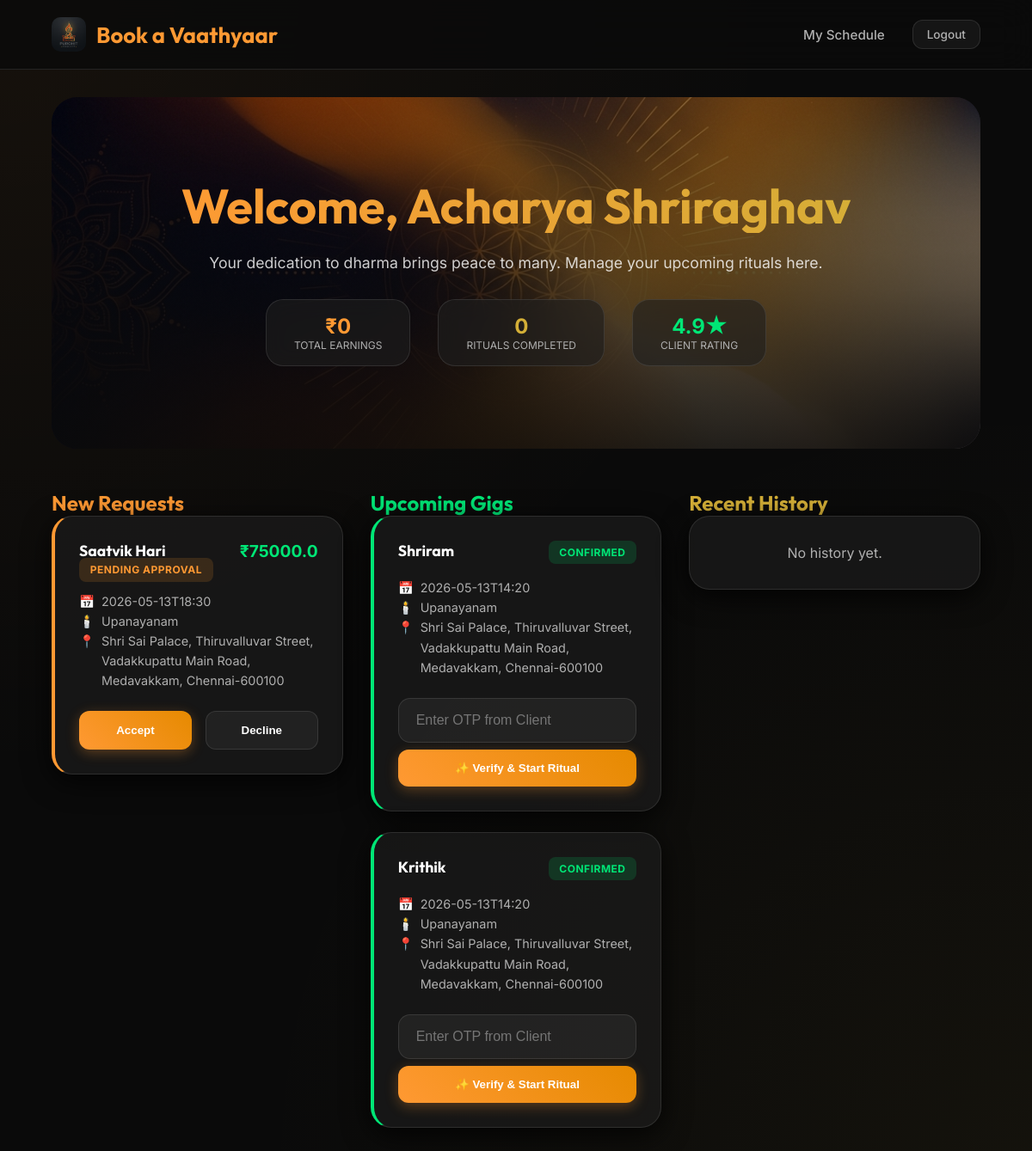
/priest_dashboard (signed in), run on the app's committed database.
### models.py (models this page shows)
class User(UserMixin, db.Model):
    id = db.Column(db.Integer, primary_key=True)
    role = db.Column(db.String(20), nullable=False) # 'normal' or 'priest'
    name = db.Column(db.String(100), nullable=False)
    email = db.Column(db.String(100), unique=True, nullable=False)
    password_hash = db.Column(db.String(255), nullable=False)
    gotra = db.Column(db.String(50))
    sutra = db.Column(db.String(50))
    veda = db.Column(db.String(50))
    gender = db.Column(db.String(20))
    latitude = db.Column(db.Float)
    longitude = db.Column(db.Float)
    functions_rituals = db.Column(db.Text) # comma separated list string for simplicity

class Booking(db.Model):
    id = db.Column(db.Integer, primary_key=True)
    normal_user_id = db.Column(db.Integer, db.ForeignKey('user.id'), nullable=False)
    priest_id = db.Column(db.Integer, db.ForeignKey('user.id'), nullable=False)
    date = db.Column(db.String(20), nullable=False) # Store as string YYYY-MM-DD for simplicity
    location_address = db.Column(db.String(255), nullable=False)
    ritual = db.Column(db.String(100), nullable=False)
    amount = db.Column(db.Float, nullable=False)
    status = db.Column(db.String(20), default='awaiting') # 'awaiting', 'confirmed', 'rejected'
    otp = db.Column(db.String(10))
    tracking_status = db.Column(db.String(20), default='not_started') # 'not_started', 'started', 'reached', 'verified'
    priest_lat = db.Column(db.Float, nullable=True)
    priest_lng = db.Column(db.Float, nullable=True)
    is_finished = db.Column(db.Boolean, default=False)
    rating = db.Column(db.Integer, nullable=True) # 1-5 Optional
    review_comment = db.Column(db.Text, nullable=True)
    created_at = db.Column(db.DateTime, default=datetime.utcnow)
    normal_user = db.relationship('User', foreign_keys=[normal_user_id], backref='my_bookings')
    priest = db.relationship('User', foreign_keys=[priest_id], backref='my_gigs')

### app.py (the view)
@app.route('/priest_dashboard')
@login_required
def priest_dashboard():
    if current_user.role != 'priest': return redirect(url_for('index'))
    bookings = Booking.query.filter_by(priest_id=current_user.id).order_by(Booking.created_at.desc()).all()
    return render_template('priest_dashboard.html', bookings=bookings)

### app.py (called while the page is built)
@login_manager.user_loader
def load_user(user_id):
    return User.query.get(int(user_id))

### templates/priest_dashboard.html (shortened to what this page needs)
{% extends 'base.html' %}
{% block content %}
<div class="hero fade-in">
    <div class="hero-content">
        <h1>Welcome, Acharya {{ current_user.name }}</h1>
        <p style="color: rgba(255,255,255,0.8); font-size: 1.1rem; margin-bottom: 2rem;">Your dedication to dharma brings peace to many. Manage your upcoming rituals here.</p>
        <div style="display: flex; gap: 2rem; justify-content: center; margin-top: 2rem;">
            <div class="glass" style="padding: 1rem 2rem; text-align: center;">
                <div style="font-size: 1.5rem; font-weight: 700; color: var(--primary);">₹{{ bookings|selectattr('is_finished')|sum(attribute='amount')|int }}</div>
                <div style="font-size: 0.75rem; color: var(--text-muted); text-transform: uppercase;">Total Earnings</div>
            </div>
            <div class="glass" style="padding: 1rem 2rem; text-align: center;">
                <div style="font-size: 1.5rem; font-weight: 700; color: var(--accent);">{{ bookings|selectattr('is_finished')|list|length }}</div>
                <div style="font-size: 0.75rem; color: var(--text-muted); text-transform: uppercase;">Rituals Completed</div>
            </div>
            <div class="glass" style="padding: 1rem 2rem; text-align: center;">
                <div style="font-size: 1.5rem; font-weight: 700; color: var(--success);">4.9★</div>
                <div style="font-size: 0.75rem; color: var(--text-muted); text-transform: uppercase;">Client Rating</div>
            </div>
        </div>
    </div>
</div>
<div class="dashboard-grid">
    <div class="fade-in" style="animation-delay: 0.1s;">
        <h2 class="column-header" style="color: var(--primary);">New Requests</h2>
        {% for b in bookings if b.status == 'awaiting' %}
        <div class="card glass" style="margin-bottom: 1.5rem; border-left: 4px solid var(--primary);">
            <div style="display: flex; justify-content: space-between; align-items: flex-start; margin-bottom: 1rem;">
                <div>
                    <h3 style="margin: 0; font-size: 1.1rem;">{{ b.normal_user.name }}</h3>
                    <span class="badge badge-awaiting">Pending Approval</span>
                </div>
                <div style="text-align: right;">
                    <div style="font-weight: 700; color: var(--success); font-size: 1.2rem;">₹{{ b.amount }}</div>
                </div>
            </div>
            <div style="font-size: 0.9rem; color: var(--text-muted); line-height: 1.6; margin-bottom: 1.5rem;">
                <div style="display: flex; gap: 0.5rem;">📅 <span>{{ b.date }}</span></div>
                <div style="display: flex; gap: 0.5rem;">🕯️ <span>{{ b.ritual }}</span></div>
                <div style="display: flex; gap: 0.5rem;">📍 <span>{{ b.location_address }}</span></div>
            </div>
            <form method="POST" action="{{ url_for('update_booking_status', booking_id=b.id) }}" style="display: grid; grid-template-columns: 1fr 1fr; gap: 1rem;">
                <button type="submit" name="action" value="accept" class="btn btn-primary">Accept</button>
                <button type="submit" name="action" value="reject" class="btn btn-ghost">Decline</button>
            </form>
        </div>
        {% else %}
        <div class="card glass" style="text-align: center; padding: 2rem;">
            <p style="color: var(--text-muted);">No new requests.</p>
        </div>
        {% endfor %}
    </div>
    <div class="fade-in" style="animation-delay: 0.2s;">
        <h2 class="column-header" style="color: var(--success);">Upcoming Gigs</h2>
        {% for b in bookings if b.status == 'confirmed' %}
        <div class="card glass" style="margin-bottom: 1.5rem; border-left: 4px solid var(--success);">
            <div style="display: flex; justify-content: space-between; align-items: flex-start; margin-bottom: 1rem;">
                <h3 style="margin: 0; font-size: 1.1rem;">{{ b.normal_user.name }}</h3>
                <span class="badge badge-confirmed">Confirmed</span>
            </div>
            <div style="font-size: 0.9rem; color: var(--text-muted); line-height: 1.6; margin-bottom: 1.5rem;">
                <div style="display: flex; gap: 0.5rem;">📅 <span>{{ b.date }}</span></div>
                <div style="display: flex; gap: 0.5rem;">🕯️ <span>{{ b.ritual }}</span></div>
                <div style="display: flex; gap: 0.5rem;">📍 <span>{{ b.location_address }}</span></div>
            </div>
            {% if not b.is_finished %}
                <form method="POST" action="{{ url_for('track_booking', booking_id=b.id) }}">
                    {% if b.tracking_status == 'not_started' %}
                        <button type="submit" name="tracking_action" value="start" class="btn btn-primary" style="width: 100%; margin-bottom: 0.5rem;">
                            🚀 Start Journey
                        </button>
                        <button type="button" class="btn btn-ghost" style="width: 100%; color: var(--danger);" onclick="confirmReject('{{ b.id }}')">
                            Cancel Gig
                        </button>
                    {% elif b.tracking_status == 'started' %}
                        <button type="submit" name="tracking_action" value="reached" class="btn btn-primary" style="width: 100%;">
                            📍 I have Reached
                        </button>
                    {% elif b.tracking_status == 'reached' %}
                        <div class="form-group" style="margin-bottom: 0.5rem;">
                            <input type="text" name="otp" class="form-control" placeholder="Enter OTP from Client" required>
                        </div>
                        <button type="submit" name="tracking_action" value="verify_otp" class="btn btn-primary" style="width: 100%;">
                            ✨ Verify & Start Ritual
                        </button>
                    {% endif %}
                </form>
            {% elif b.tracking_status == 'verified' and not b.is_finished %}
                <div class="alert success" style="margin: 0; padding: 1rem; font-size: 0.9rem;">
                    🪔 Ritual in Progress...
                </div>
            {% else %}
                <div class="alert success" style="margin: 0; padding: 1rem; font-size: 0.9rem;">
                    ✅ Completed
                </div>
            {% endif %}
        </div>
        {% else %}
        <div class="card glass" style="text-align: center; padding: 2rem;">
            <p style="color: var(--text-muted);">No upcoming gigs.</p>
        </div>
        {% endfor %}
    </div>
    <div class="fade-in" style="animation-delay: 0.3s;">
        <h2 class="column-header" style="color: var(--accent);">Recent History</h2>
        {% for b in bookings if b.status in ['rejected', 'confirmed'] and (b.is_finished or b.status == 'rejected') %}
        <div class="card glass" style="margin-bottom: 1rem; opacity: 0.7;">
            <div style="display: flex; justify-content: space-between;">
                <strong style="font-size: 0.9rem;">{{ b.normal_user.name }}</strong>
                {% if b.status == 'rejected' %}
                    <span class="badge badge-rejected">Cancelled</span>
                {% else %}
                    <span class="badge badge-confirmed">Finished</span>
                {% endif %}
            </div>
            <p style="font-size: 0.8rem; color: var(--text-muted); margin-top: 0.5rem;">
                {{ b.ritual }} | {{ b.date }}
            </p>
        </div>
        {% else %}
        <div class="card glass" style="text-align: center; padding: 2rem;">
            <p style="color: var(--text-muted);">No history yet.</p>
        </div>
        {% endfor %}
    </div>
</div>
{% endblock %}

### templates/base.html (shortened to what this page needs)
<!DOCTYPE html>
<html lang="en">
<head>
    <link rel="stylesheet" href="{{ url_for('static', filename='css/style.css') }}">
</head>
<body>
    <nav>
        <a href="{{ url_for('index') }}" class="logo">
            <img src="{{ url_for('static', filename='images/logo.png') }}" alt="Book a Vaathyaar" style="height: 40px; border-radius: 10px;">
            Book a Vaathyaar
        </a>
        <div class="nav-links">
            {% if current_user.is_authenticated %}
                {% if current_user.role == 'normal' %}
                    <a href="{{ url_for('normal_dashboard') }}">Discover</a>
                    <a href="{{ url_for('my_bookings') }}">My Bookings</a>
                {% else %}
                    <a href="{{ url_for('priest_dashboard') }}">My Schedule</a>
                {% endif %}
                <a href="{{ url_for('logout') }}" class="btn btn-ghost" style="padding: 0.5rem 1rem; font-size: 0.85rem;">Logout</a>
            {% else %}
                <a href="{{ url_for('auth_portal') }}" class="btn btn-primary" style="padding: 0.5rem 1.5rem; font-size: 0.85rem;">Get Started</a>
            {% endif %}
        </div>
    </nav>
    <div class="container">
        {% block content %}{% endblock %}
    </div>
</body>
</html>

### static/css/style.css (style rules this page uses)
:root { --primary: #FF9933; --primary-hover: #E68A00; --accent: #D4AF37; --bg-dark: #0A0A0A; --bg-card: rgba(30, 30, 30, 0.6); --glass-border: rgba(255, 255, 255, 0.1); --text-main: #FFFFFF; --text-muted: #B0B0B0; --danger: #FF4D4D; --success: #00E676; --card-shadow: 0 8px 32px 0 rgba(0, 0, 0, 0.8); }
* { margin: 0; padding: 0; box-sizing: border-box; }
body { background-color: var(--bg-dark); background-image: radial-gradient(circle at 0% 0%, rgba(255, 153, 51, 0.05) 0%, transparent 50%), radial-gradient(circle at 100% 100%, rgba(212, 175, 55, 0.05) 0%, transparent 50%); color: var(--text-main); font-family: 'Inter', sans-serif; min-height: 100vh; display: flex; flex-direction: column; overflow-x: hidden; }
h1, h2, h3, .logo { font-family: 'Outfit', sans-serif; }
.glass { background: var(--bg-card); backdrop-filter: blur(12px); -webkit-backdrop-filter: blur(12px); border: 1px solid var(--glass-border); border-radius: 20px; }
nav { display: flex; justify-content: space-between; align-items: center; padding: 1.25rem 5%; background: rgba(10, 10, 10, 0.8); backdrop-filter: blur(20px); border-bottom: 1px solid var(--glass-border); position: sticky; top: 0; z-index: 100; }
nav .logo { font-size: 1.6rem; font-weight: 700; color: var(--primary); text-decoration: none; display: flex; align-items: center; gap: 0.75rem; transition: transform 0.3s ease; }
.nav-links { display: flex; gap: 2rem; align-items: center; }
.nav-links a { color: var(--text-muted); text-decoration: none; font-weight: 500; font-size: 0.95rem; transition: all 0.3s ease; position: relative; }
.nav-links a::after { content: ''; position: absolute; bottom: -5px; left: 0; width: 0; height: 2px; background: var(--primary); transition: width 0.3s ease; }
.container { padding: 2rem 5%; max-width: 1400px; margin: 0 auto; flex: 1; width: 100%; }
.hero { position: relative; padding: 6rem 0; text-align: center; background: url('/static/images/hero_bg.png') no-repeat center center; background-size: cover; border-radius: 30px; margin-bottom: 3rem; overflow: hidden; }
.hero::before { content: ''; position: absolute; top: 0; left: 0; right: 0; bottom: 0; background: linear-gradient(to bottom, rgba(0,0,0,0.4), rgba(10,10,10,0.9)); }
.hero-content { position: relative; z-index: 1; max-width: 800px; margin: 0 auto; }
.hero h1 { font-size: 3.5rem; margin-bottom: 1.5rem; background: linear-gradient(45deg, var(--primary), var(--accent)); -webkit-background-clip: text; -webkit-text-fill-color: transparent; line-height: 1.1; }
.card { background: var(--bg-card); backdrop-filter: blur(10px); border-radius: 24px; padding: 1.75rem; border: 1px solid var(--glass-border); box-shadow: var(--card-shadow); transition: all 0.4s cubic-bezier(0.175, 0.885, 0.32, 1.275); }
.btn { display: inline-flex; align-items: center; justify-content: center; padding: 0.875rem 2rem; border-radius: 12px; font-weight: 600; cursor: pointer; transition: all 0.3s cubic-bezier(0.4, 0, 0.2, 1); text-decoration: none; border: none; gap: 0.5rem; }
.btn-primary { background: linear-gradient(45deg, var(--primary), var(--primary-hover)); color: white; box-shadow: 0 4px 15px rgba(255, 153, 51, 0.3); }
.btn-ghost { background: rgba(255, 255, 255, 0.05); color: white; border: 1px solid var(--glass-border); }
.form-group { margin-bottom: 1.5rem; }
.form-control { width: 100%; padding: 1rem 1.25rem; background: rgba(255, 255, 255, 0.05); border: 1px solid var(--glass-border); border-radius: 14px; color: var(--text-main); font-size: 1rem; transition: all 0.3s ease; }
.dashboard-grid { display: grid; grid-template-columns: repeat(auto-fill, minmax(320px, 1fr)); gap: 2rem; }
.badge { padding: 0.4rem 0.8rem; border-radius: 8px; font-size: 0.75rem; font-weight: 700; text-transform: uppercase; letter-spacing: 0.5px; }
.badge-awaiting { background: rgba(255, 153, 51, 0.15); color: var(--primary); }
.badge-confirmed { background: rgba(0, 230, 118, 0.15); color: var(--success); }
.fade-in { animation: fadeIn 0.8s ease-out; }

### data on the page
User: name "Shriraghav"
Booking: normal_user.name "Saatvik Hari", amount "75000.0", date "2026-05-13T18:30", ritual "Upanayanam", location_address "Shri Sai Palace, Thiruvalluvar Street, Vadakkupattu Main Road, Medavakkam, Chennai-600100"
Booking: normal_user.name "Shriram", date "2026-05-13T14:20", ritual "Upanayanam", location_address "Shri Sai Palace, Thiruvalluvar Street, Vadakkupattu Main Road, Medavakkam, Chennai-600100"
Booking: normal_user.name "Krithik", date "2026-05-13T14:20", ritual "Upanayanam", location_address "Shri Sai Palace, Thiruvalluvar Street, Vadakkupattu Main Road, Medavakkam, Chennai-600100"

### other printed values
{{ bookings|selectattr('is_finished')|sum(attribute='amount')|int }} "0"
{{ bookings|selectattr('is_finished')|list|length }} "0"
